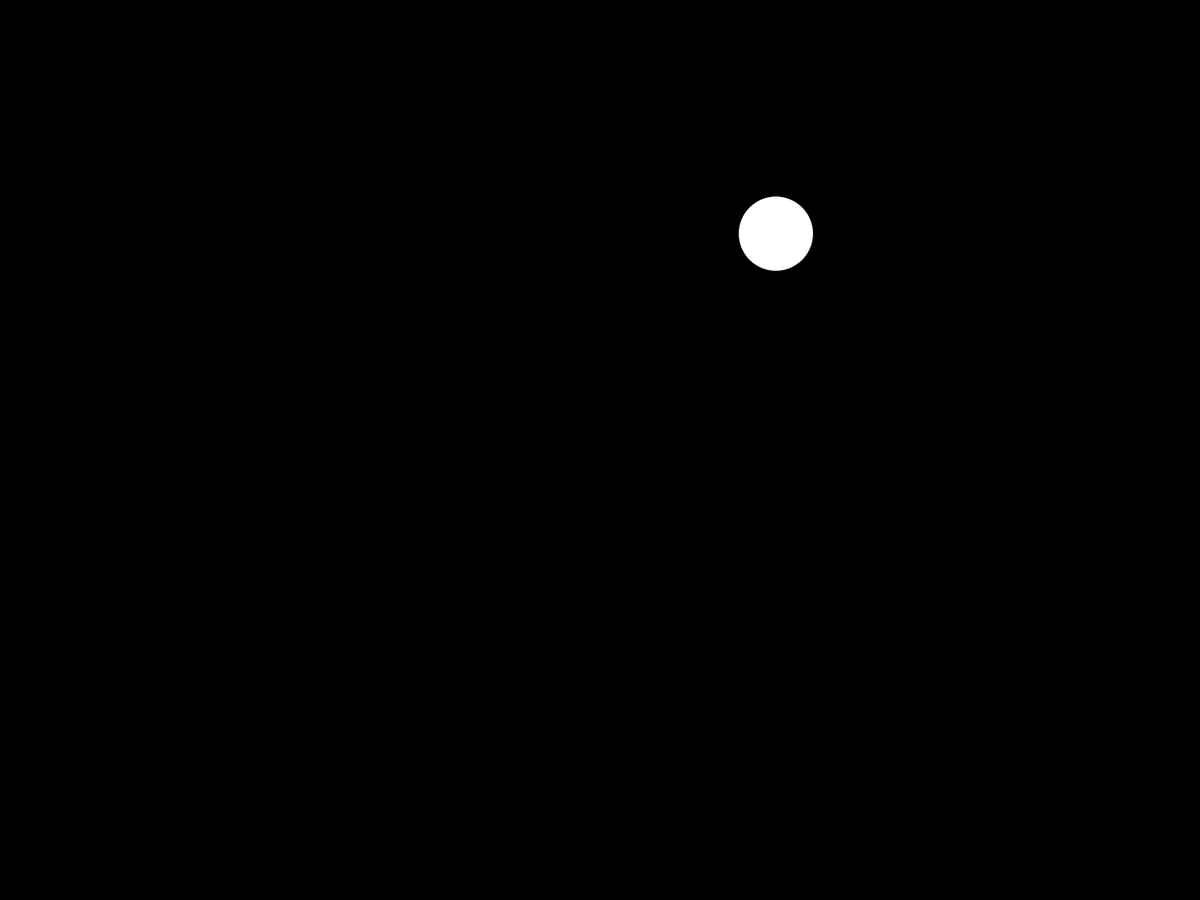
Frame 1 (no input)
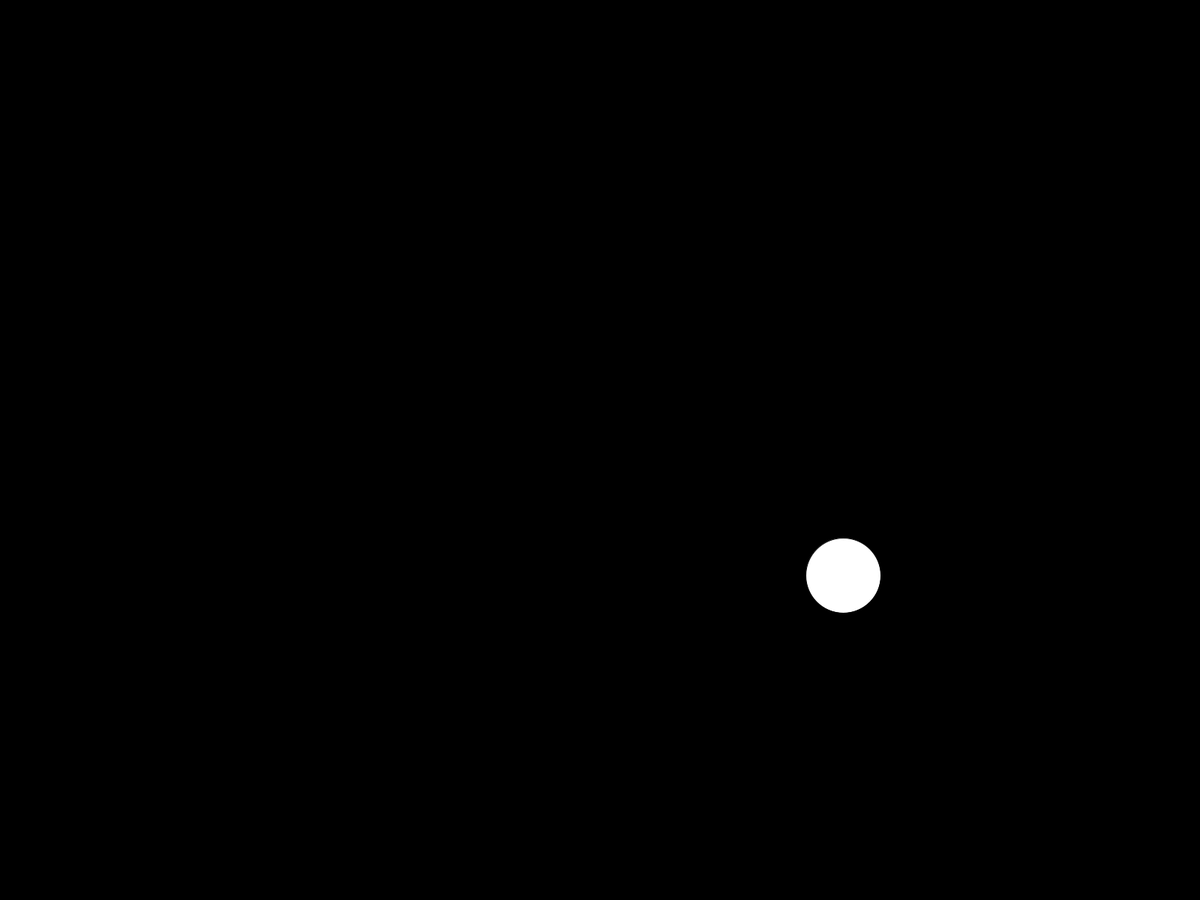
Frame 60 (the mouse pressed at the canvas centre just before this capture)
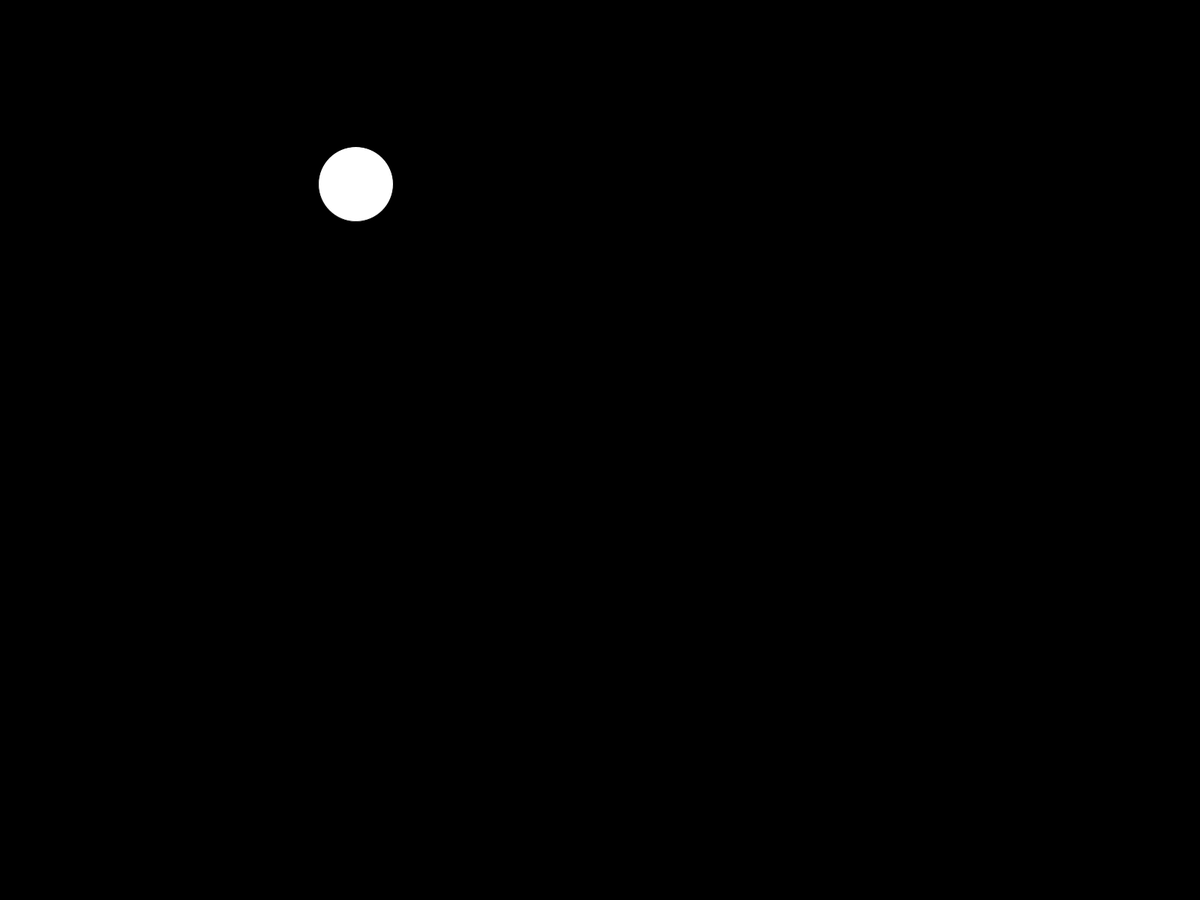
Frame 120 (the mouse held since frame 60 and released just before this capture)

The Processing sketch that drew these frames (run headless with seeded random() and noise(); from frame 60 on, the mouse is pressed at the canvas centre):

// Processing sketch: Yay_Rectangles_
// ── Yay_Rectangles_.pde
float x;
float y;
float h = 0;

void setup(){
  fullScreen();
  frameRate(30);
}

void draw(){
  float W = mouseX - x;
  float Z = mouseY - y;
  
  background(0);
  
  fill(255,255,255);
  ellipse(random(width),random(height),100,100);
  
  fill(h,h,h,105);
  rect(x,y,W,Z);
  
}

  void mousePressed() {
    x = mouseX;
    y = mouseY;
    h = 255;
  }
  
  void mouseReleased(){
    x = 0;
    y = 0;
    h = 0;
  }
